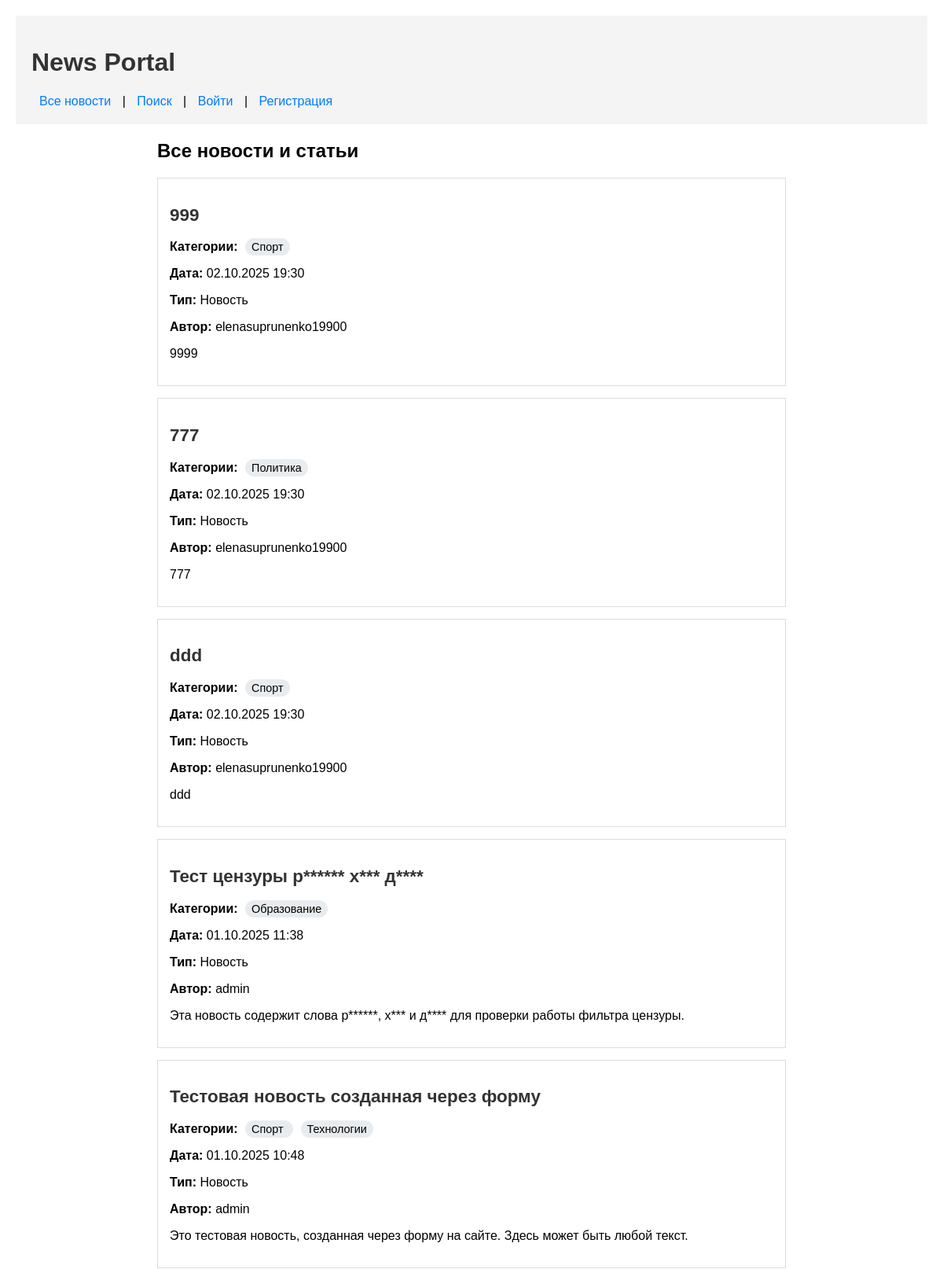
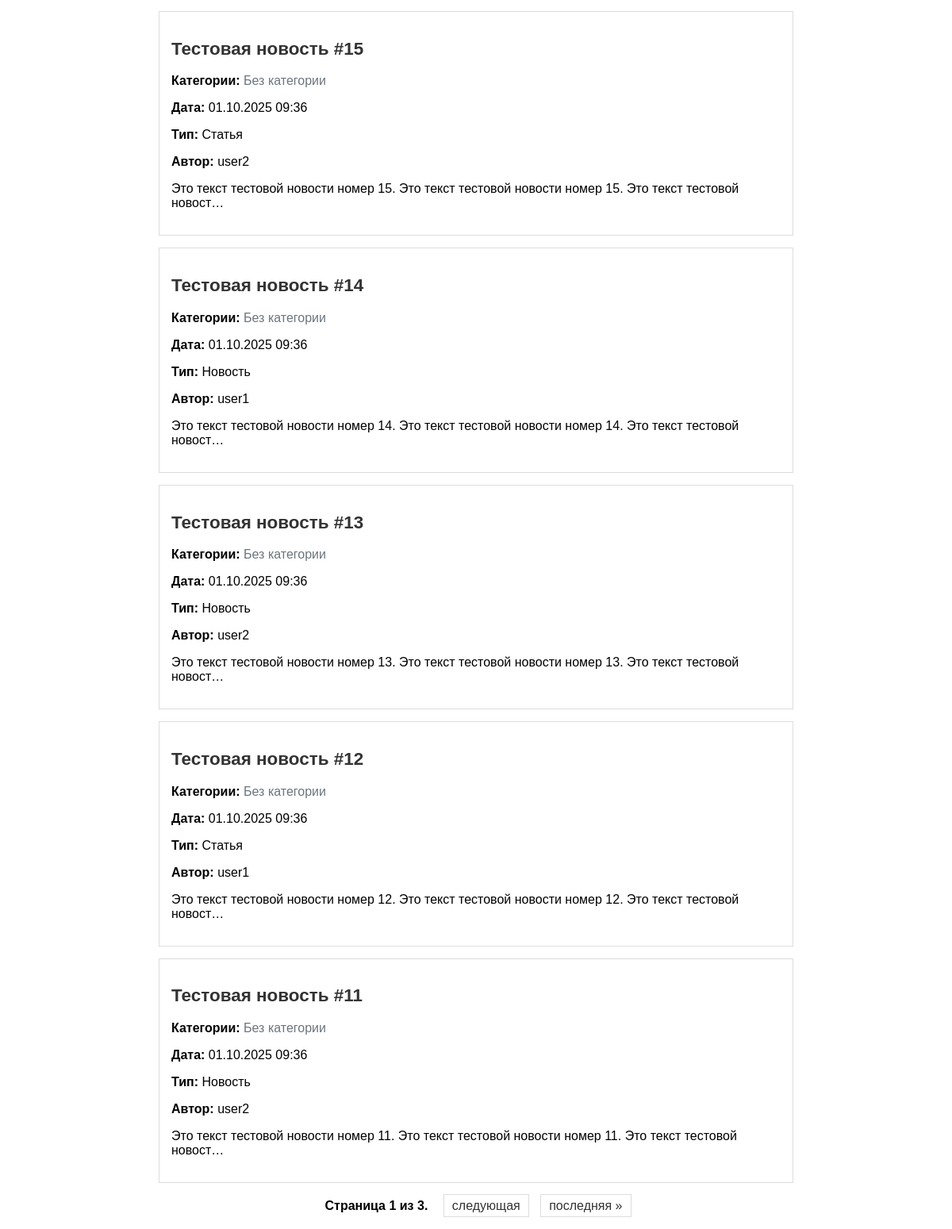
The page /news/ on the database as committed earlier (2 pictures, top to bottom).
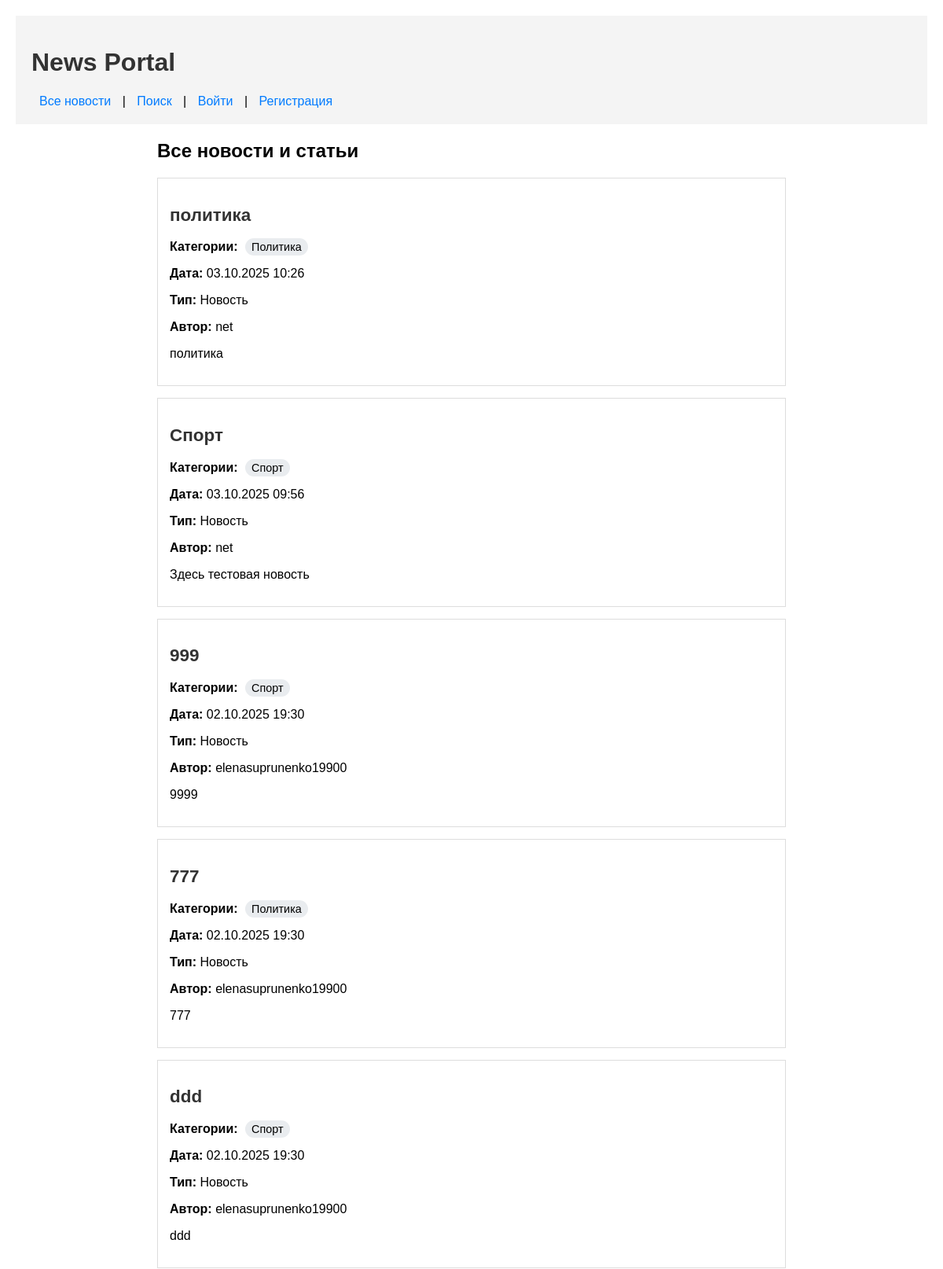
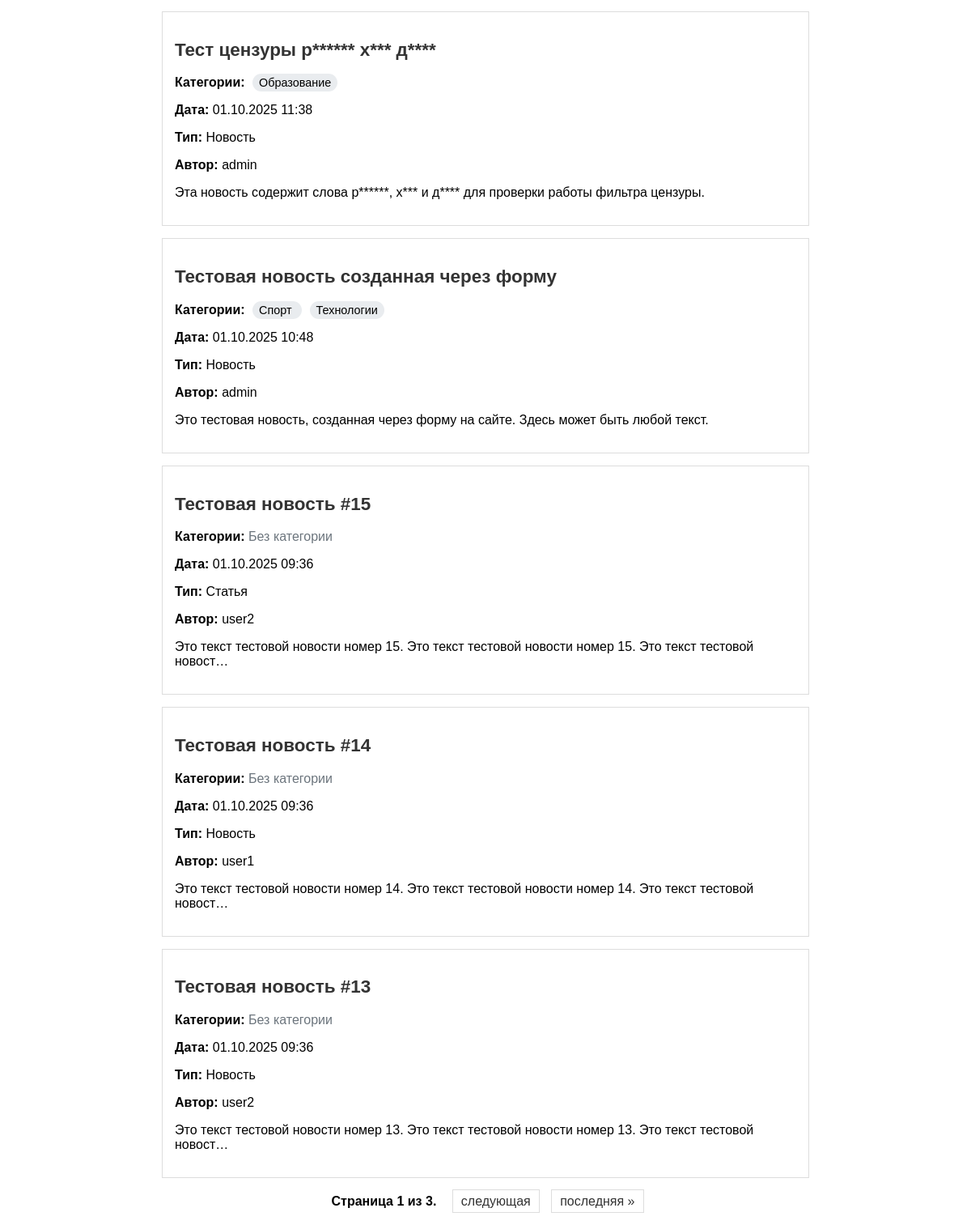
The same page on the database as committed later (2 pictures, top to bottom).
### news/models.py (models this page shows, shortened)
class Post(models.Model):
    ARTICLE = 'AR'
    NEWS = 'NW'
    POST_TYPES = [
        (ARTICLE, 'Статья'),
        (NEWS, 'Новость'),
    ]
    author = models.ForeignKey(Author, on_delete=models.CASCADE)
    post_type = models.CharField(max_length=2, choices=POST_TYPES, default=ARTICLE)
    created_at = models.DateTimeField(auto_now_add=True)
    categories = models.ManyToManyField(Category, through='PostCategory')
    title = models.CharField(max_length=200)
    text = models.TextField()
    rating = models.IntegerField(default=0)

class Category(models.Model):
    name = models.CharField(max_length=100, unique=True)
    subscribers = models.ManyToManyField(
        'auth.User',
        through='CategorySubscriber',
        related_name='subscribed_categories',
        blank=True
    )

class Author(models.Model):
    user = models.OneToOneField(User, on_delete=models.CASCADE)
    rating = models.IntegerField(default=0)

### news/views.py (the view)
# urls.py: path('', views.news_list, name='news_list'),
def news_list(request):
    posts_list = Post.objects.all().order_by('-created_at')
    paginator = Paginator(posts_list, 10)
    page_number = request.GET.get('page')
    page_obj = paginator.get_page(page_number)
    return render(request, 'news/news_list.html', {'page_obj': page_obj})

### news/templatetags/custom_filters.py (called while the page is built)
@register.filter
@stringfilter
def censor(value):
    bad_words = ['редиска', 'хрен', 'дурак']
    result = value
    for word in bad_words:
        if word in result.lower():
            start = result.lower().find(word)
            censored_word = word[0] + '*' * (len(word) - 1)
            original_word = result[start:start + len(word)]
            censored_word_with_case = original_word[0] + '*' * (len(original_word) - 1)
            result = result.replace(original_word, censored_word_with_case)
    return result

### news/templates/news/news_list.html (shortened to what this page needs)
{% extends 'news/default.html' %}
{% load custom_filters %}
{% block content %}
    <h2>Все новости и статьи</h2>
    {% if page_obj %}
        {% for post in page_obj %}
            <div class="news-item">
                <h3>
                    <a href="{% url 'news_detail' post.id %}" class="news-title">
                        {{ post.title|censor }}
                    </a>
                </h3>
            <div class="categories" style="margin: 10px 0;">
                <strong>Категории:</strong>
                {% for category in post.categories.all %}
                    <span class="category-tag" style="background: #e9ecef; padding: 3px 8px; border-radius: 15px; margin: 0 5px; font-size: 0.9em;">
                        {{ category.name }}
                    </span>
                {% empty %}
                    <span style="color: #6c757d;">Без категории</span>
                {% endfor %}
            </div>
                <p><strong>Дата:</strong> {{ post.created_at|date:"d.m.Y H:i" }}</p>
                <p><strong>Тип:</strong> {{ post.get_post_type_display }}</p>
                <p><strong>Автор:</strong> {{ post.author.user.username }}</p>
                <p>{{ post.text|truncatechars:100|censor }}</p>
            </div>
        {% endfor %}
    {% else %}
        <p>Новостей пока нет.</p>
    {% endif %}
    <div class="pagination">
        <span class="step-links">
            <span class="current">
                Страница {{ page_obj.number }} из {{ page_obj.paginator.num_pages }}.
            </span>
            {% if page_obj.has_next %}
                <a href="?page={{ page_obj.next_page_number }}">следующая</a>
                <a href="?page={{ page_obj.paginator.num_pages }}">последняя &raquo;</a>
            {% endif %}
        </span>
    </div>
{% endblock %}

### news/templates/news/default.html (shortened to what this page needs)
<!DOCTYPE html>
<html lang="ru">
<head>
</head>
<body>
    <div class="header">
    <h1><a href="/news/" style="text-decoration: none; color: #333;">News Portal</a></h1>
    <nav>
    <a href="{% url 'news_list' %}">Все новости</a> |
    <a href="{% url 'news_search' %}">Поиск</a> |
    {% if user.is_authenticated %}
        {% if not user.groups.all.0.name == 'authors' %}
            <a href="{% url 'become_author' %}" style="color: green; font-weight: bold;">Стать автором</a> |
        {% endif %}
        <a href="{% url 'my_subscriptions' %}">Мои подписки</a> |
        <a href="{% url 'news_create' %}">Добавить новость</a> |
        <a href="{% url 'article_create' %}">Добавить статью</a> |
        <span>Привет, {{ user.username }}!</span> |
        <a href="{% url 'account_logout' %}">Выйти</a>
    {% else %}
        <a href="{% url 'account_login' %}">Войти</a> |
        <a href="{% url 'account_signup' %}">Регистрация</a>
    {% endif %}
    </nav>
    </div>
    <div class="content">
        {% block content %}
        {% endblock %}
    </div>
</body>
</html>

### news/templates/news/default.html (style rules this page uses)
body { font-family: Arial, sans-serif; margin: 0; padding: 20px; }
.header { background: #f4f4f4; padding: 20px; margin-bottom: 20px; }
.content { max-width: 800px; margin: 0 auto; }
.news-item { border: 1px solid #ddd; padding: 15px; margin-bottom: 15px; }
.news-title { color: #333; text-decoration: none; font-size: 1.2em; }
.pagination { margin-top: 20px; text-align: center; }
.step-links a { margin: 0 5px; padding: 5px 10px; border: 1px solid #ddd; text-decoration: none; color: #333; }
.current { margin: 0 10px; font-weight: bold; }
.header nav { margin-top: 10px; }
.header nav a { color: #007bff; text-decoration: none; margin: 0 10px; }

Rows that differ between the two databases and show on the page:
no longer on this page (row unchanged): Post: title|censor "Тестовая новость #12", created_at "01.10.2025 09:36", post_type "Статья", author.user.username "user1", text|censor "Это текст тестовой новости номер 12. Это текст тестовой новости номер 12. Это текст тестовой новост…"
no longer on this page (row unchanged): Post: title|censor "Тестовая новость #11", created_at "01.10.2025 09:36", post_type "Новость", author.user.username "user2", text|censor "Это текст тестовой новости номер 11. Это текст тестовой новости номер 11. Это текст тестовой новост…"
added Post: title|censor "политика", created_at "03.10.2025 10:26", post_type "Новость", author.user.username "net", text|censor "политика", Category (name "Политика")
added Post: title|censor "Спорт", created_at "03.10.2025 09:56", post_type "Новость", author.user.username "net", text|censor "Здесь тестовая новость", Category (name "Спорт")
